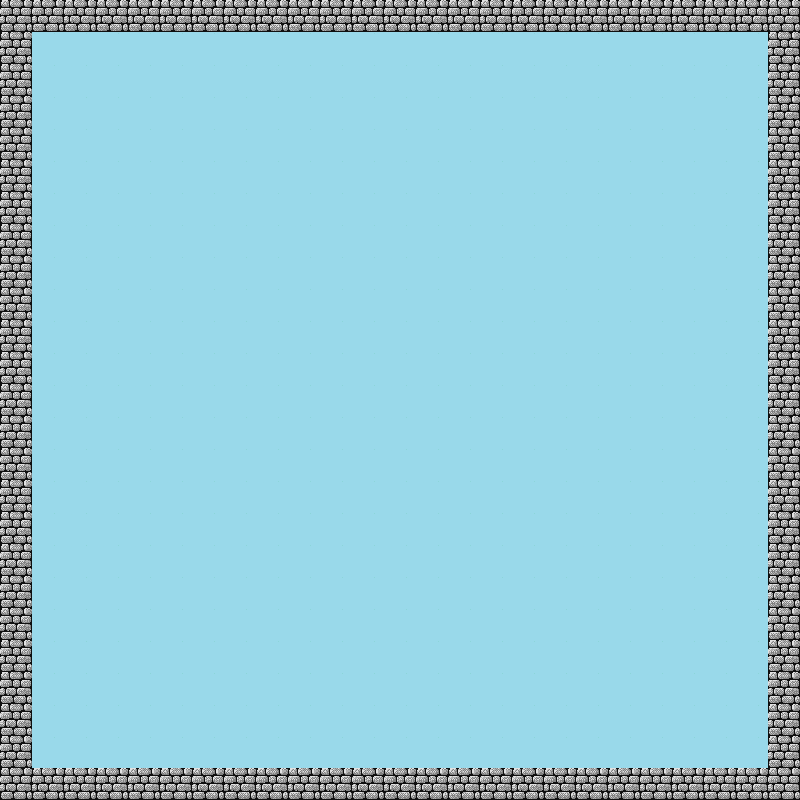

A level layout from a 2D game, rendered from its tile map. Below: a short description, then the map file with tile-grid data replaced by summaries:
An orthogonal 25x25 tile map with 32x32 px tiles, 2 tile layers (Background, Player Level), 2 tilesets and 1 object.

<map version="1.0" orientation="orthogonal" width="25" height="25" tilewidth="32" tileheight="32">
 <tileset firstgid="1" name="mytileset_01" tilewidth="32" tileheight="32">
  <image source="./mytileset_01.png" width="507" height="382" />
 </tileset>
 <tileset firstgid="166" name="5z1KX" tilewidth="32" tileheight="32">
  <image source="./5z1KX.png" width="736" height="672" />
  <tile id="27">
   <properties>
    <property name="bottom" value="yes" />
    <property name="left" value="yes" />
    <property name="right" value="yes" />
    <property name="top" value="yes" />
   </properties>
  </tile>
  <tile id="28">
   <properties>
    <property name="top" value="yes" />
   </properties>
  </tile>
  <tile id="29">
   <properties>
    <property name="top" value="yes" />
   </properties>
  </tile>
  <tile id="449">
   <properties>
    <property name="Player_start" value="yes" />
   </properties>
  </tile>
 </tileset>
 <layer name="Background" width="25" height="25">
  <properties>
   <property name="transparent" value="yes" />
  </properties>
  <data>[625 cells, 620 non-empty, 1 distinct tile ids]</data>
 </layer>
 <layer name="Player Level" width="25" height="25">
  <properties>
   <property name="obstackle" value="yes" />
  </properties>
  <data>[625 cells, 625 non-empty, 2 distinct tile ids]</data>
 </layer>
 <objectgroup name="Scripts" width="25" height="25">
  <object x="87" y="117" width="60" height="106">
   <properties>
    <property name="start_entry" value="yes" />
   </properties>
  </object>
 </objectgroup>
</map>
